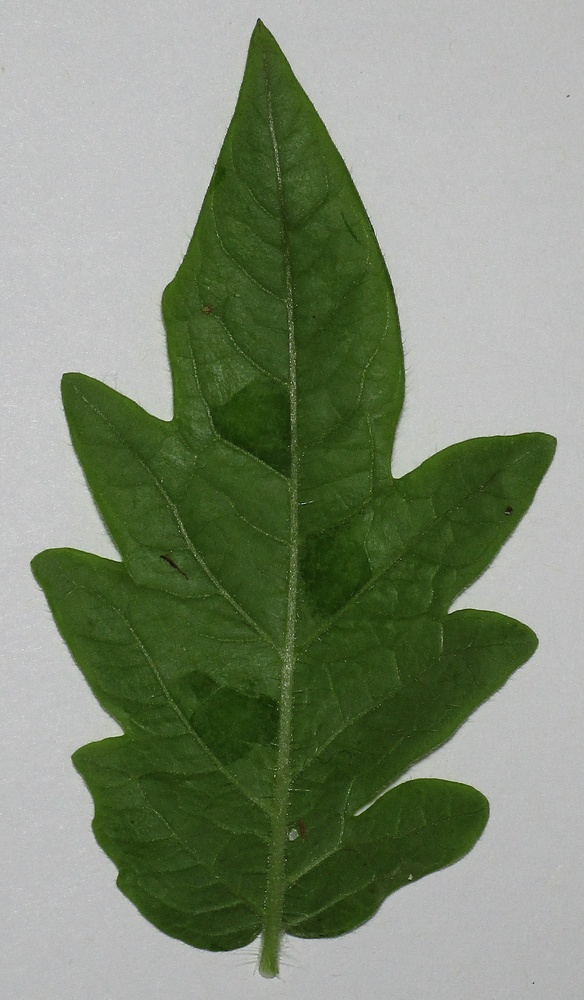
#> input picture images/White paper_single light.jpeg, 584 x 1000 px, shrunk from 1590 x 2724 before the run; its folder holds only this picture in this run
$ python prototyping.py
#> lines starting #> are read from the running program, lines starting #| are printed output that depends on the picture
#> further down, image is the input picture: PIL image 584x1000 RGB; mean R, G, B 126.8, 138.4, 115.4
# import packages
import pandas as pd
import numpy as np
import os
from PIL import Image

def get_leaf(img):
    hsv_img = img.convert('HSV')
#> hsv_img: PIL image 584x1000 HSV; mean H, S, V 60.5, 77.4, 138.5
    hsv = np.array(hsv_img)
    for dim1 in hsv:
        for dim2 in dim1:
            dim2[0] = 0
            dim2[1] = 100
#> after the loop, dim2 = [0, 100, 177]
    new_img = Image.fromarray(hsv, 'HSV')
#> new_img: PIL image 584x1000 HSV; mean H, S, V 0, 100, 138.5
    return new_img.convert('RGB')
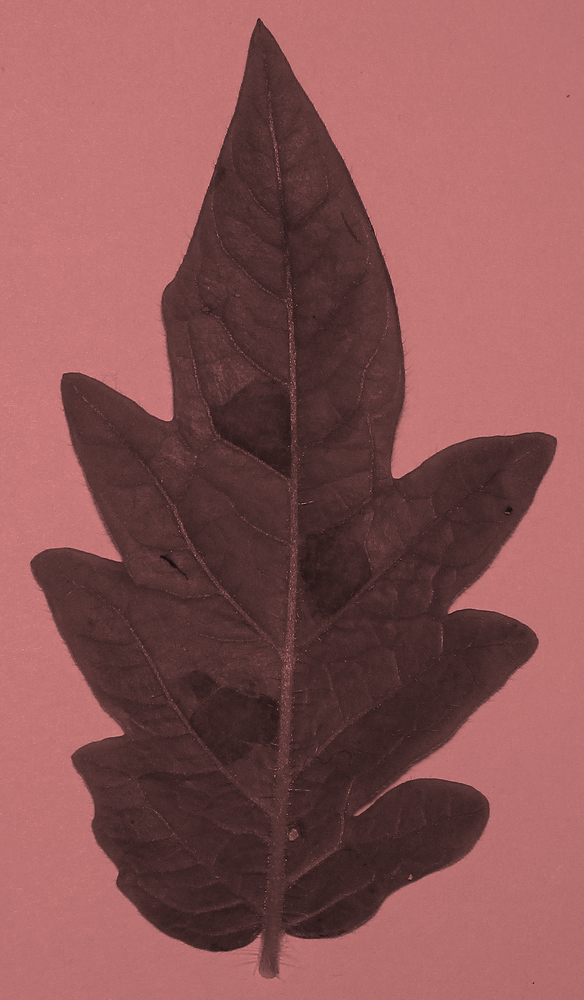
#> returned value: PIL image 584x1000 RGB; mean R, G, B 138.5, 84.2, 84.2

if __name__ == '__main__':

    # Using a Dataframe to save data to a CSV
    df = pd.DataFrame(columns=['image', 'leaf area', 'lesion area', 'percentage of leaf area'])

    # images folder path
    folder_path = "./images/"

    # process images
    for image_name in os.listdir(folder_path):
        print(f'Processing image: {image_name}')
        image = Image.open(folder_path + image_name)
        modified_image = get_leaf(image)

        # show the picture
        modified_image.show()

    # save calculations to output file

    df.to_csv('output.csv', index=False)
